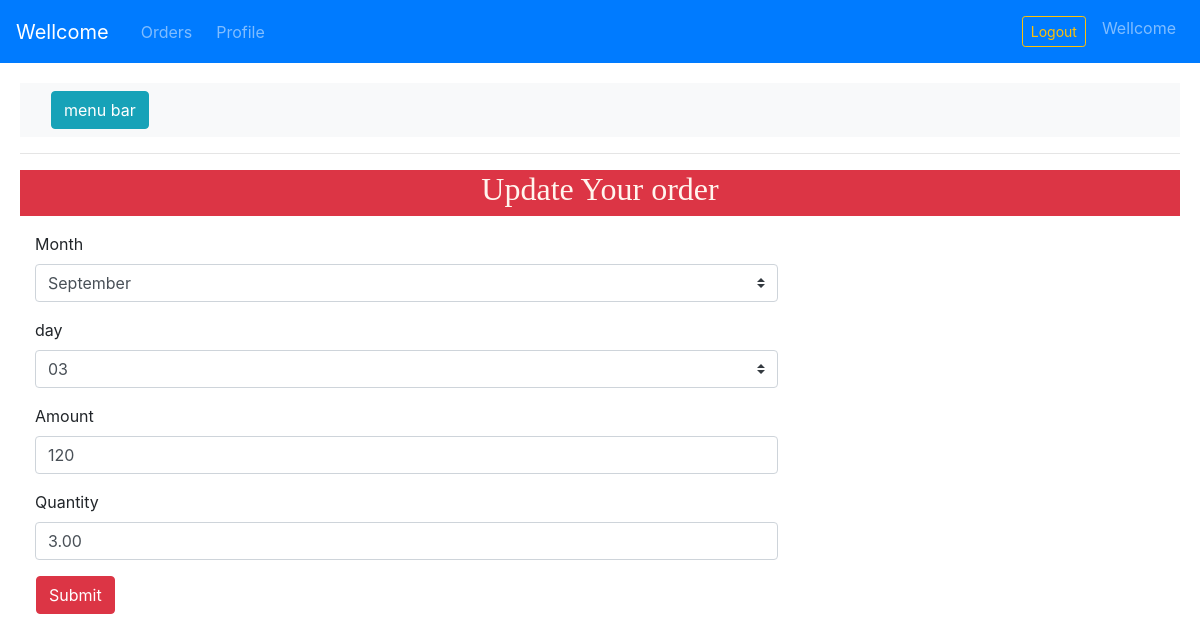
The page /dashboard/update/1 (signed in) on the database as committed earlier.
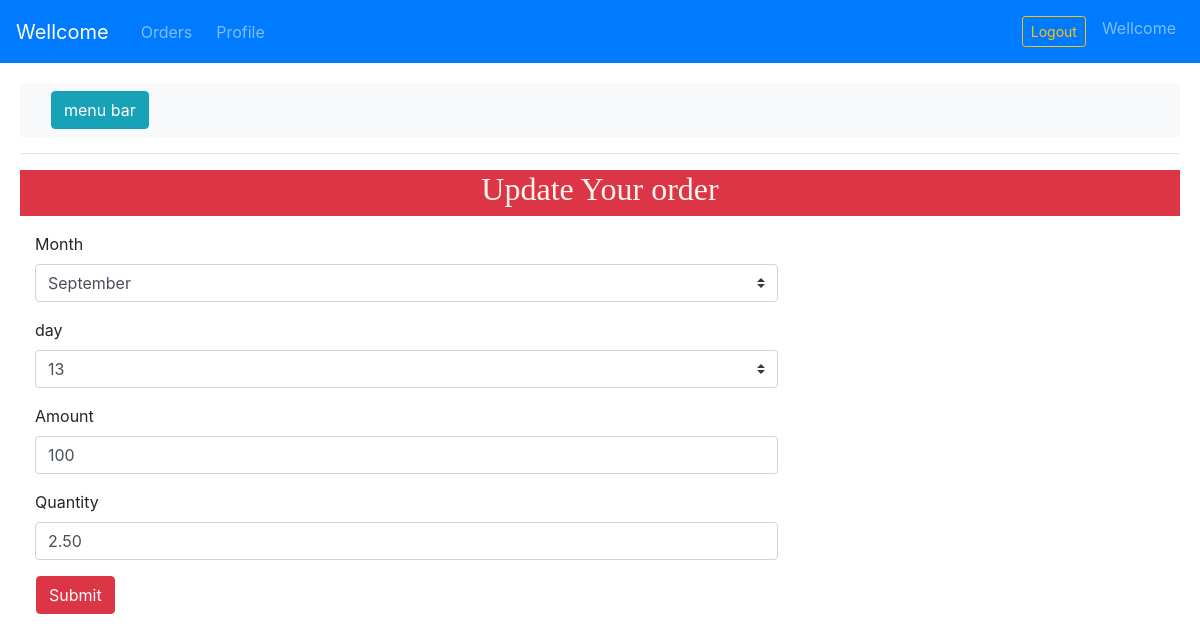
The same page on the database as committed later.
### milkdairy/models.py (models this page shows, shortened)
class Ordersummery(models.Model):
    id = models.AutoField(primary_key=True)
    user = models.ForeignKey('client.User_data',default=1, on_delete=models.SET_DEFAULT)
    month = models.ForeignKey(Month, on_delete=models.CASCADE)
    day = models.ForeignKey(Day, on_delete=models.CASCADE)
    amount = models.IntegerField()
    quantity = models.DecimalField(max_digits=99999,decimal_places=2)
    status = models.CharField(max_length=20, default='in transit')
    payment = models.CharField(max_length=20, default='unpaid')
    date= models.DateTimeField(auto_now_add=True)
    hub = models.ForeignKey('hub.Hub_detail',null=True, on_delete=models.SET_NULL)
    delivery = models.ForeignKey('delivery.Deliveryboy', blank=True, null=True, on_delete=models.SET_NULL)

class Day (models.Model):
    id = models.AutoField(primary_key=True)
    date = models.CharField(max_length=3)

class Month(models.Model):
    id =models.AutoField(primary_key=True)
    months = models.CharField(max_length=20,)
    m_num = models.CharField( max_length=3,blank=True,null=True)
    year = models.CharField(max_length=5,default='2020')

### milk/decorators.py (the view)
        def wrapper_func(request, *args, **kwargs):
            group = None
            if request.user.groups.exists():
                group = request.user.groups.all()[0].name
                if group == allowed:
                    return view_func(request, *args, **kwargs)
                else:
                    return HttpResponse('you are not authorised for this action1')
            else:
                return HttpResponse('you are not authorised for this action')

### milkdairy/views.py (called while the page is built, shortened)
@login_required(login_url='/')
@authentication(allowed='admin')
def orderupdate(request,id):
    ordr = Ordersummery.objects.get(id= id)
    return render(request, 'client/orderUpdate2.html', {'order':ordr,'months':Month.objects.all,'days':Day.objects.all})

### client/templates/client/orderUpdate2.html (shortened to what this page needs)
{% extends 'client/baseTemplate.html' %}
{% block body %}
<div class="d-flex justify-content-center mt-3 bg-danger"> <h2 style="font-family: 'Times New Roman', Times, serif; color: seashell;">Update Your order</h2></div>
<div class="form mt-3">
    <form method = "post" action="">
        <div class="form-group  col-md-8">
            <label for="months">Month </label>
            <select class="custom-select" name="month" id="months">
                <option value= "{{order.month.id}}" selected>{{order.month.months}}</option>
            </select>
        </div>
        <div class="form-group  col-md-8">
            <label for="days">day </label>
            <select class="custom-select" name="day" id="days">
                <option value="{{order.day.id}}" selected>{{order.day.date}}</option>
            </select>
        </div>
      <div class="form-group  col-md-8">
            <label for="amnt"> Amount </label>
            <input type="number" onchange="amnt()" id ="amount" class="form-control" name="amount" value="{{order.amount}}" placeholder="Enter amount">
        </div>
      <div class="form-group  col-md-8">
            <label for="quantity"> Quantity </label>
            <input type="number"  min="0" step="any" id ="quantity" onchange="qunty()" class="form-control" name="quantity" value="{{order.quantity}}" placeholder="Enter Quantity">
        </div>
        <button class="btn btn-danger ml-3" type="submit">Submit</button>
        </form>
</div>
{% endblock %}

Rows that differ between the two databases and show on the page:
changed Ordersummery "September": day "03" → "13"; amount "120" → "100"; quantity "3.00" → "2.50"
